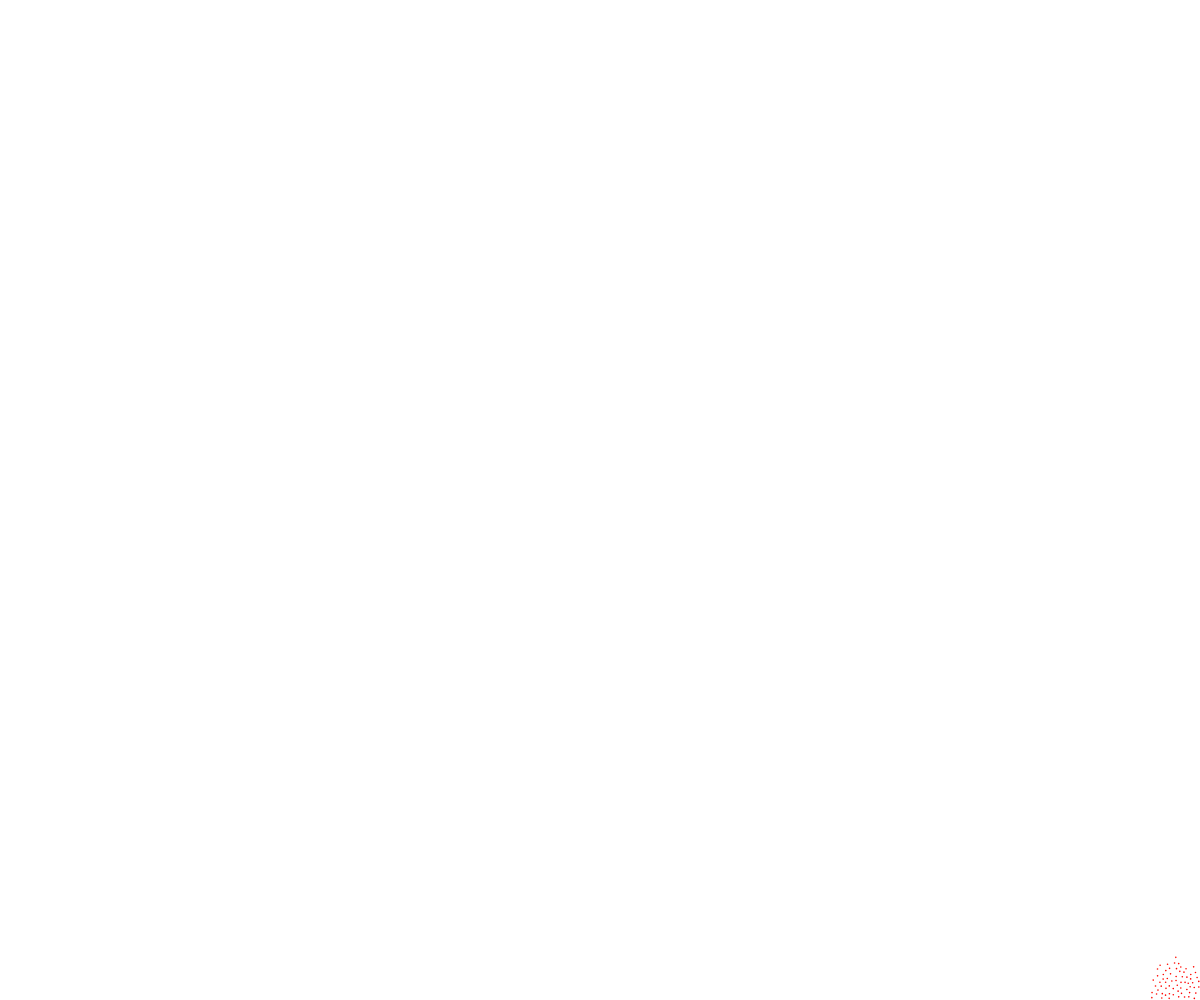
Frame 1 (no input)
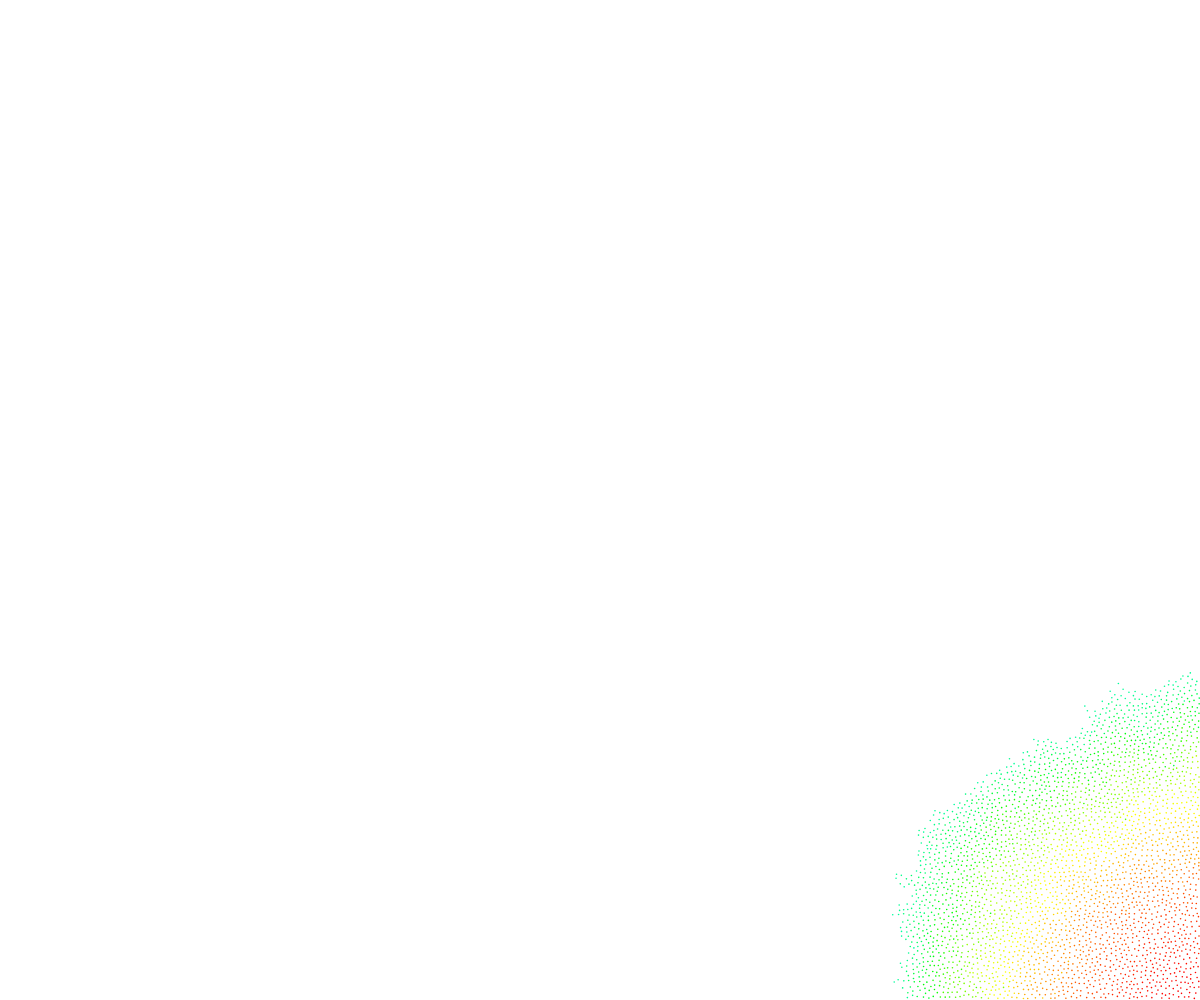
Frame 60 (no input)
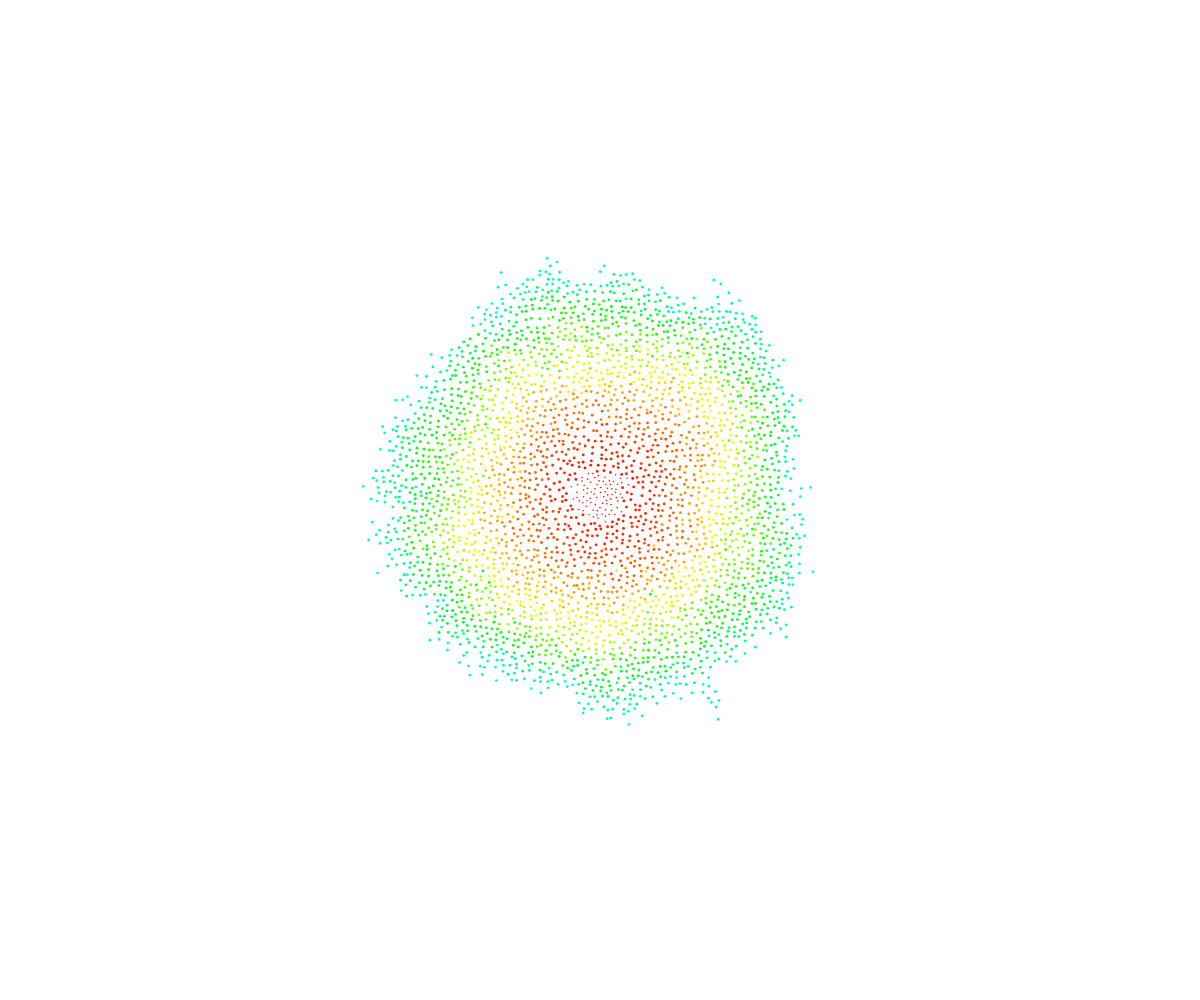
Frame 120 (the mouse pressed at the canvas centre since frame 60)

The p5.js sketch that drew these frames (run headless with seeded random() and noise() and a simulated clock; from frame 60 on, the mouse is pressed at the canvas centre):

// p5.js sketch
// ── sketch.js
let canvas;
let r = 4;
let k = 30;
let grid;
let active;
let w = r/Math.sqrt(2);
let cols, rows;
let ordered;

function setup(){
    canvas = createCanvas(window.innerWidth, window.innerHeight);
    canvas.position('absolute', '0');
    canvas.style('z-index', '-1');
    background(255);
    colorMode(HSB);
    resetSketch(width, height);
}
function draw(){
    background(255);
    poisson();

    r = map(mouseX, 0, width, 4, 10);

    // for (let i = 0; i < grid.length; i++) {
    //   if(grid[i]){
    //     strokeWeight(r*0.5);
    //     stroke(255);
    //     point(grid[i].x, grid[i].y);
    //   }
    // }

    for (let i = 0; i < ordered.length; i++) {
      strokeWeight(ordered[i].r*0.4);
      
      //blue
    //   let hu = map(floor(i)/20 % 360, 0, 360, 180, 230);
      //rainbow
      let hu = floor(i)/20 % 360;
      stroke(hu,255,200);
      point(ordered[i].x, ordered[i].y);
    }
}


function resetSketch(_x,_y){
  grid = [];
  active = [];
  ordered = [];
  background(40);
  stroke(255);
  
  //STEP 0
  cols = floor(width/w);
  rows = floor(height/w);
  for (let i = 0; i < cols*rows; i++) {
    grid[i] = undefined;
  }
  
  //STEP 1
  let x = _x;
  let y = _y;
  let i = floor(x/w);
  let j = floor(y/w);
  let pos = createVector(x, y);
  grid[i+j*cols] = pos;
  active.push(pos);
}

function poisson(){
    
    for (let times = 0; times < 100; times++) {
        if(active.length > 0){
            let randIndex = floor(random(active.length));
            let pos = active[randIndex];
            let found = false;
            for (let n = 0; n < k; n++) {
              let sample = p5.Vector.random2D(); //random unit vector
              let mag = random(r, 2 * r);
              sample.setMag(mag);
              sample.add(pos);
    
              let col = floor(sample.x / w);
              let row = floor(sample.y / w);
    
              if(col > -1 && row > -1 && col < cols && row < rows && !grid[col + row * cols]){
                let ok = true;
                for (let i = -1; i <= 1; i++) {
                  for (let j = -1; j <= 1; j++) {
                    let index = (col + i) + (row + j) * cols;
                    let neighbor = grid[index];
                    if(neighbor){
                      let d = p5.Vector.dist(sample, neighbor);
                      if(d < r){
                          ok = false;
                      }
                    }
                  }
                }
                if(ok){
                  found = true;
                  grid[col + row * cols] = sample;
                  active.push(sample);
                  ordered.push(sample);
                  ordered[ordered.length - 1].r = r;
                  break;
                }
              }
            }
            if(!found){
                active.splice(randIndex, 1);
            }
        }
    }
}

function mousePressed(){
    resetSketch(mouseX, mouseY);
}

function mouseDragged(){
    active.push(createVector(mouseX, mouseY));
}
